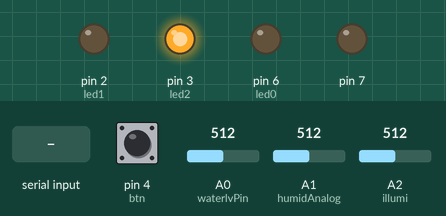
The sketch below on a simulated Arduino Mega 2560, built with avr-gcc and run on an emulated ATmega2560. On the bench: output pins drawn as LEDs (lit = HIGH). Inputs (shaded band) come from the test bench; at power-on: A2 (illumi) = 512, A0 (waterlvPin) = 512, pin 4 (btn) LOW, A1 (humidAnalog) = 512.

Above: at 1.8 s.
1.9 s: A2 (illumi) set to 665
3.4 s: A2 (illumi) set to 693
At 4.3 s:
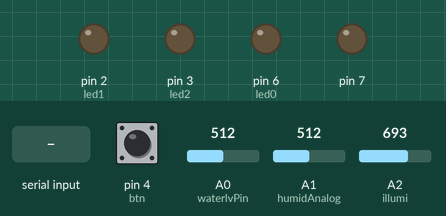
4.9 s: A0 (waterlvPin) set to 202
6.4 s: A0 (waterlvPin) set to 185
At 7.6 s:
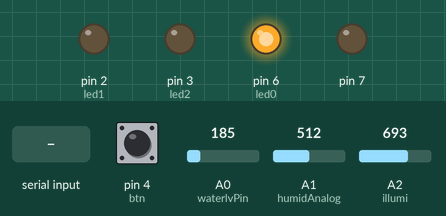
7.9 s: pin 4 (btn) pulled HIGH for 0.15 s
At 8.3 s:
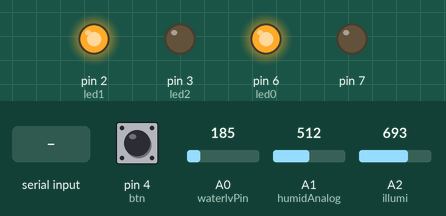
9.5 s: "3" received over the second serial link
At 12.9 s:
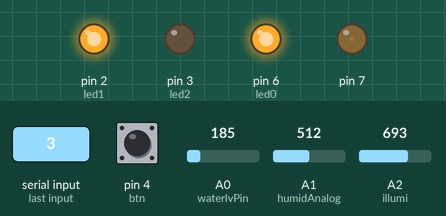
Timing chart, 0 to 13.5 s (numbered marks = the images above; inputs shaded):
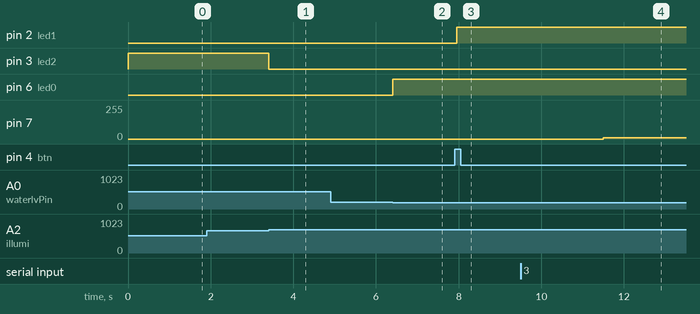

The sketch:

main.ino
```cpp
bool state_current = true;
bool state_previous = false;

int illumi = 56; // 조도센서
int humidAnalog = 55; // 습도 센서
int waterlvPin = 54; //수위센서
int led0 = 6;
int led1 = 2;
int led2 = 3;
int btn = 4;
//BT 18,19


int onoff = 0;


int bright;
int humidity;
int waterlv;
int humidDegree = 0; // 정도는 조절할 것, 건조도에 따라 모터 작동을 위한 변수
int motorD = 5;
int motorS = 150;
int waterperiod = 2000;

char cmd;
int intro = 1;


void setup() {
  Serial.begin(9600);
  Serial1.begin(9600);
  pinMode(led0, OUTPUT);
  pinMode(led1, OUTPUT);
  pinMode(led2, OUTPUT);
  pinMode(btn, INPUT);


}


void led1Onoff(){
  //버튼 2 값 읽어오기 (led1 on/off)
  //state 구분해서 값 저장
  //led1는 관상용 라이트

  state_current = digitalRead(btn);
  // 버튼 상태 읽기
  if (state_current) {
    // 버튼을 누른 경우
    if (state_previous == false) {
      // 이전 상태와 비교
      state_previous = true;
      onoff = !onoff;
      }
      delay(50); // 디바운싱
  }

    else {
      state_previous = false;

    }

    if(onoff){
      digitalWrite(led1,HIGH);
      }
    else{
      digitalWrite(led1,LOW);
      }

}


void watering(){

    //analogWrite(motorD, motorS);
    //D포트에 S만큼의 급수를 시작함


    delay(waterperiod);
    analogWrite(7, 10);


  }

void led2Onoff() {
  // 조도 센서를 읽고 라이트 켬
  int reading = analogRead(illumi);
  bright = map(reading, 0, 1023, 0, 3);
  if(bright < 2){
    digitalWrite(led2,HIGH);
    }
   else {
    digitalWrite(led2,LOW);
    }

  //led2는 식물 생장용. 조도 값에 따라서 자동 ON/OFF

}

void waterLevel() {
  // 수위 센서 읽기
  //digitalWrite(waterPower, HIGH);
  //delay(10);
  int reading = analogRead(waterlvPin);
  //digitalWrite(waterPower, LOW);
  waterlv = map(reading, 0, 680, 0, 7);
  // 수위는 8단계로 구분
  if(waterlv < 2){
    digitalWrite(led0, HIGH);
    }
  else {
    digitalWrite(led0, LOW);
    }
  if(humidity < humidDegree){
    watering();
    }


}

void humid(){
  //토양 습도 센서값 읽기
  int reading = analogRead(humidAnalog);
  humidity = map(reading, 0, 1023, 0, 3);
  //습함 정도를 4개로 나눔

}


void loop() {
  //모든 함수
  //bt 명령어 처리

  led1Onoff();
  led2Onoff();
  //watering();
  waterLevel();
  humid();


  // "Enter the number to do action.
  // "1 : LED On / Off
  // "2 : Check the Water Level -> Water Level is XX now.
  // "3 : Watering

  if (intro){
    Serial1.println("Enter the number to do action.");
    Serial1.println("1 : LED On / Off");
    Serial1.println("2 : Check the Water Level");
    Serial1.println("3 : Watering");
    delay(1000);
    intro--;
    }


  if(Serial1.available()){
    cmd = Serial1.read();
    }

  if (cmd == '1'){
    onoff = !onoff;
    Serial1.println("Done");
    delay(1000);
    }
  else if (cmd == '2'){
    Serial1.print("Water Level is ");
    Serial1.print(waterlv);
    Serial1.println(" Now.");
    delay(1000);
    }
  else if (cmd == '3'){
    watering();
    Serial1.println("Watering Now.");
    delay(1000);
    }

    cmd = '0';


}
```

Measured:
- the behaviour switches between 681 and 682 on A2 (illumi) (found by bisection; images 0 and 1)
- the behaviour switches between 195 and 194 on A0 (waterlvPin) (found by bisection; images 1 and 2)
- after the input at 1.9 s, every drawn part: stays the same
- after the input at 3.4 s, pin 3 (led2): HIGH → LOW at once
- after the input at 4.9 s, every drawn part: stays the same
- after the input at 6.4 s, pin 6 (led0): LOW → HIGH at once
- after the input at 7.9 s, pin 2 (led1): LOW → HIGH after 0.05 s
- after the input at 9.5 s, pin 7: 0/255 → 10/255 after 2.0 s
